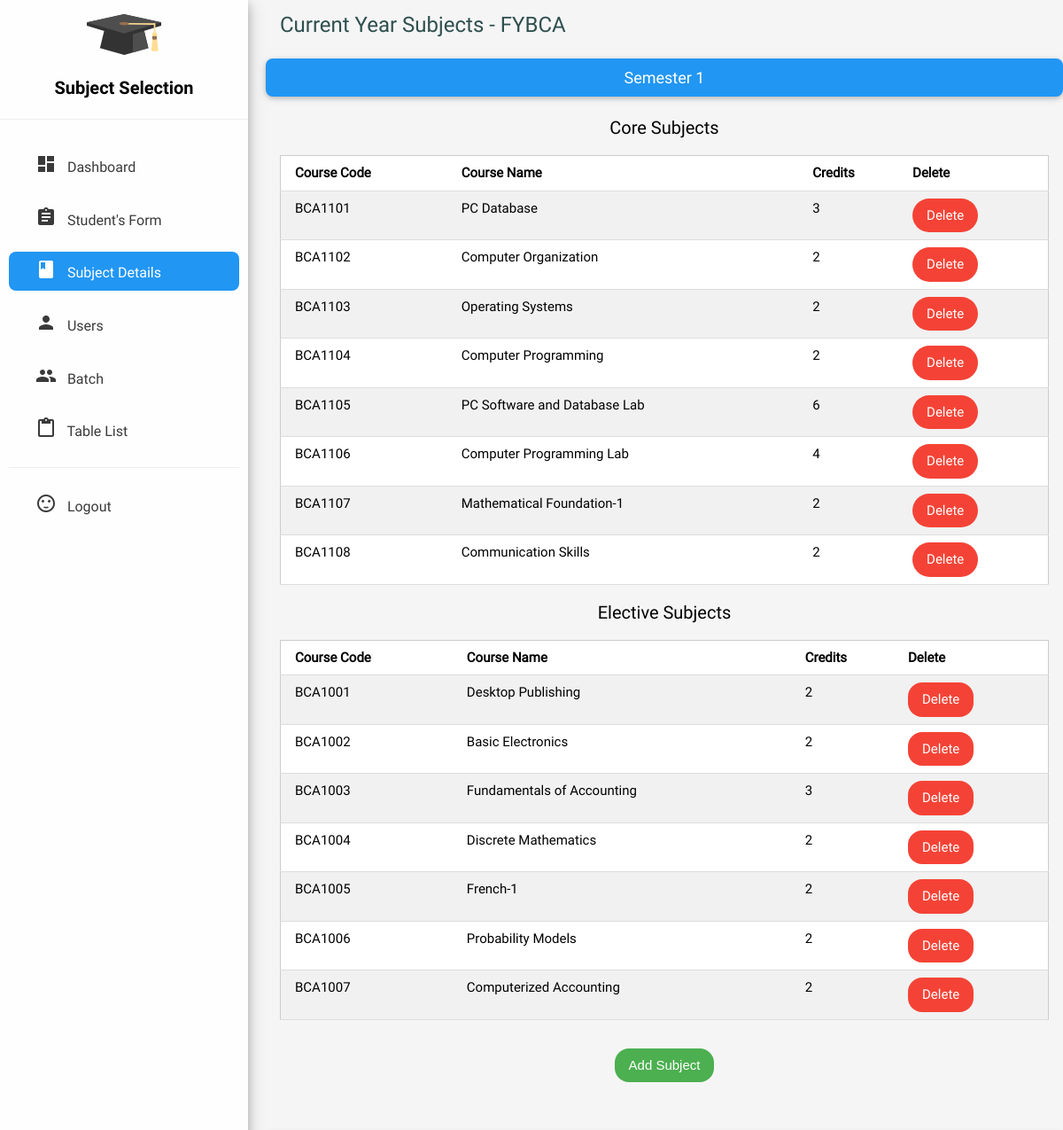
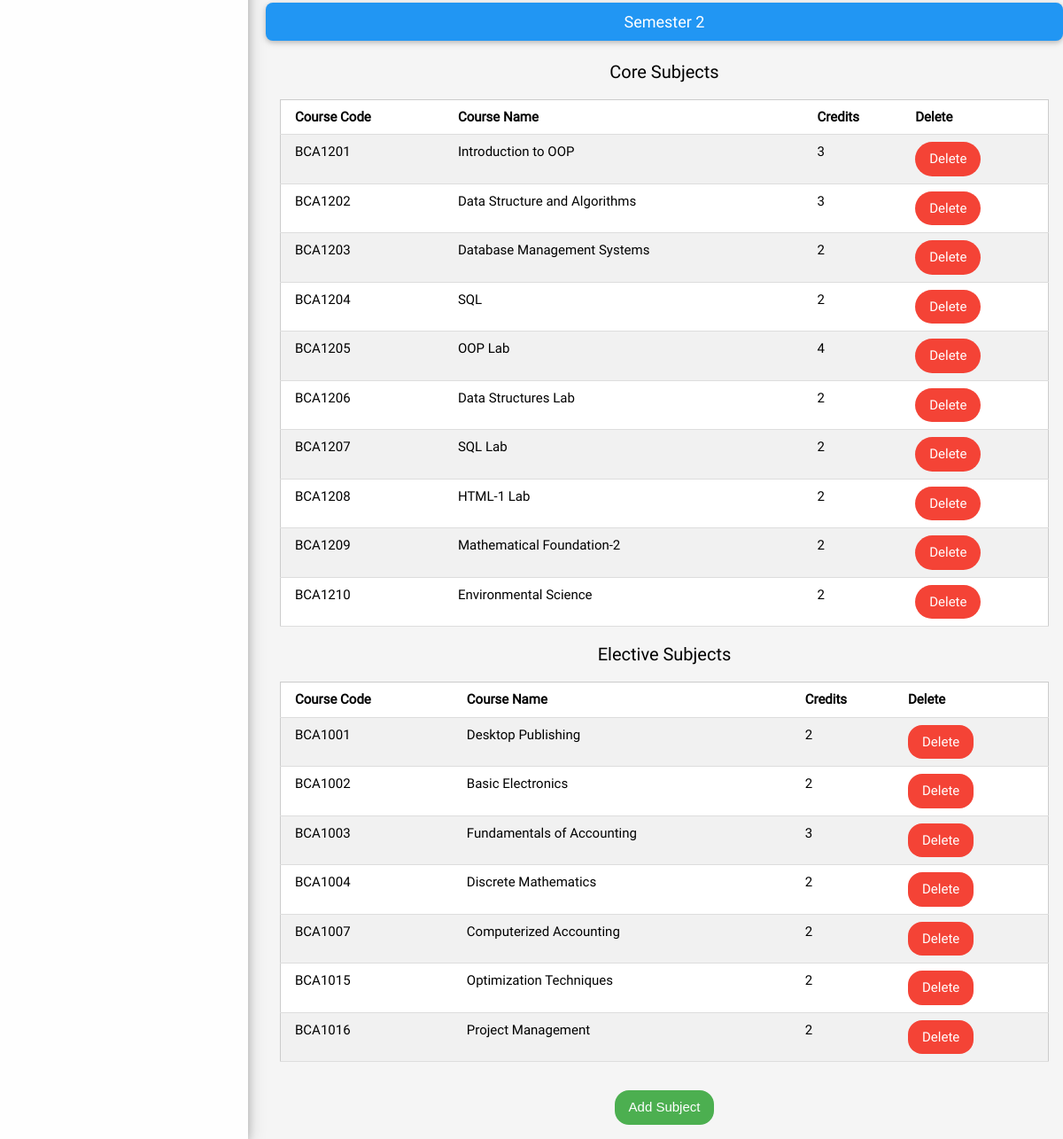
Page /admin/editSubjectsFYBCA.php (signed in) on the committed database (2 pictures, top to bottom).
### tables this page shows
CREATE TABLE `bcasubjectlist` (
  `course_code` varchar(8) NOT NULL COMMENT ' ',
  `course_name` varchar(50) NOT NULL,
  `credits` int(1) NOT NULL,
  `course_type` varchar(25) NOT NULL
);

### admin/editSubjectsFYBCA.php (the view, shortened to what this page needs)
<!DOCTYPE html>
<html>
    <link rel="stylesheet" href="../css/w3.css">
    <link rel="stylesheet" href="../css/materialfonts.css">
    <body style="background-color: #f5f5f5;" onload="document.getElementById('fh1').click();document.getElementById('fh2').click();">
            <div class="w3-sidebar w3-bar-block w3-collapse w3-card-4 " style="width:280px;background-color: #fefefe;" id="mySidebar">
                <div class="w3-center">
                  <img class="w3-image  w3-margin-top w3-centered" height="30%" width="30%" src="../images/hat.svg" alt="hat" />
                  <p class="w3-centered" style="font-family: robotobold;font-size: 20px;">Subject Selection</p>
                </div>
                <hr>
                <div class="w3-center" style="padding: 10px;">
                    <a href="AdminDashboard.php" class="w3-bar-item w3-button w3-hover-light-gray w3-round-large w3-margin-bottom w3-text-dark-grey" style="font-family: robotoregular;padding-left: 30px;font-size: 16px;" ><i class="material-icons">dashboard</i>&nbsp;&nbsp; Dashboard</a>
                    <a href="AdminStudentForm.php" class="w3-bar-item w3-button w3-hover-light-gray w3-round-large w3-margin-bottom w3-text-dark-grey" style="font-family: robotoregular;padding-left: 30px;font-size: 16px;"><i class="material-icons">assignment</i>&nbsp;&nbsp; Student's Form</a>
                    <a href="AdminSubjectDetails.php" class="w3-bar-item w3-button w3-hover-blue w3-round-large w3-margin-bottom w3-blue w3-text-white" style="font-family: robotoregular;padding-left: 30px;font-size: 16px;"><i class="material-icons">book</i>&nbsp;&nbsp; Subject Details</a>
                    <a href="Users.php" class="w3-bar-item w3-button w3-hover-light-gray w3-round-large w3-margin-bottom w3-text-dark-grey" style="font-family: robotoregular;padding-left: 30px;font-size: 16px;"><i class="material-icons">person</i>&nbsp;&nbsp; Users</a>
                    <a href="batch.php" class="w3-bar-item w3-button w3-hover-light-gray w3-round-large w3-margin-bottom w3-text-dark-grey" style="font-family: robotoregular;padding-left: 30px;font-size: 16px;"><i class="material-icons">group</i>&nbsp;&nbsp; Batch</a>
                    <a href="TableList.php" class="w3-bar-item w3-button w3-hover-light-gray w3-round-large w3-margin-bottom w3-text-dark-grey" style="font-family: robotoregular;padding-left: 30px;font-size: 16px;"><i class="material-icons">content_paste</i>&nbsp;&nbsp; Table List</a>
                    <hr>
                        <a href="logout.php" class="w3-bar-item w3-button w3-hover-light-gray w3-round-medium w3-margin-top w3-text-dark-grey" style="font-family: robotoregular;padding-left: 30px;font-size: 16px;float:bottom;"><i class="material-icons">sentiment_satisfied</i>&nbsp;&nbsp; Logout</a>
                </div>
            </div>
            <div class="w3-main" style="margin-left:300px">
                <div>
                  <div class="w3-container">
                      <h3 style="font-family: robotoregular;color: darkslategray">Current Year Subjects - FYBCA </h3>
                  </div>
                </div>
                <h5 class="w3-button w3-card w3-block w3-white w3-hover-blue w3-round-large" id="fh1" onclick="myFunction('Demo1')" style="font-family: robotoregular;">Semester 1</h5>
                <div id="Demo1" class="w3-hide w3-center w3-container">
                        <?php
                            include '../DBConnection.php';
                            $sql="SELECT * FROM `fsbca-i`";
                            $result = $conn->query($sql);
                            if ($result->num_rows > 0)
                            {
                                echo '<h4 style="font-family: robotoregular;">Core Subjects</h4>';
                                $sql="SELECT bcasubjectlist.course_code,bcasubjectlist.course_name,bcasubjectlist.credits FROM bcasubjectlist INNER JOIN `fsbca-i` ON bcasubjectlist.course_code=`fsbca-i`.course_code WHERE bcasubjectlist.course_type=\"fsbca1_core\" ORDER BY bcasubjectlist.course_code ";
                                $result = $conn->query($sql);
                                if ($result->num_rows > 0) {
                                    echo'<table  class="w3-table-all  w3-margin-bottom w3-margin-top">';
                                    echo'<tr style="font-family: robotoregular;"> <th>Course Code</th> <th>Course Name</th> <th>Credits</th> <th>Delete</th></tr>';
                                    while($row = $result->fetch_assoc()) {
                                        echo '<tr style="font-family: robotoregular;">';
                                        echo '<td>'.$row['course_code'].'</td>';
                                        echo '<td>'.$row['course_name'].'</td>';
                                        echo '<td>'.$row['credits'].'</td>';
                                        echo '<td><button type="button" name="delete" onclick="deleteSub(this);" class="w3-btn w3-red  w3-round-xxlarge" course_code='.$row['course_code'].' courseType="fsbca-i">Delete</button></td>';
                                        echo '</tr>';
                                    }
                                    echo"</table>";
                                }
                                else{
                                    echo'<p class="w3-text-red">No Core Subject has been set ! </p>';
                                }
                                echo '<h4 style="font-family: robotoregular;">Elective Subjects</h4>';
                                $sql="SELECT bcasubjectlist.course_code,bcasubjectlist.course_name,bcasubjectlist.credits FROM bcasubjectlist INNER JOIN `fsbca-i` ON bcasubjectlist.course_code=`fsbca-i`.course_code WHERE bcasubjectlist.course_type=\"elective\" ORDER BY bcasubjectlist.course_code ";
                                $result = $conn->query($sql);
                                if ($result->num_rows > 0) {
                                    echo'<table  class="w3-table-all  w3-margin-bottom w3-margin-top">';
                                    echo'<tr style="font-family: robotoregular;"> <th>Course Code</th> <th>Course Name</th> <th>Credits</th>  <th>Delete</th></tr>';
                                    while($row = $result->fetch_assoc()) {
                                        echo '<tr style="font-family: robotoregular;">';
                                        echo '<td>'.$row['course_code'].'</td>';
                                        echo '<td>'.$row['course_name'].'</td>';
                                        echo '<td>'.$row['credits'].'</td>';
                                        echo '<td><button type="button" name="delete" onclick="deleteSub(this);" class="w3-btn w3-red  w3-round-xlarge" course_code='.$row['course_code'].' courseType="fsbca-i">Delete</button></td>';
                                        echo '</tr>';
                                    }
                                    echo"</table>";
                                }
                                else{
                                    echo'<p class="w3-text-red">No Elective Subject has been set ! </p>';
                                }
                            }
                            else {
                                echo'<p class="w3-text-red">No Subject has been set ! </p>';
                            }
                        ?>
                    <div>
                            <button class="w3-btn w3-green w3-round-xlarge w3-margin" onclick="document.getElementById('adds1').style.display='block'">Add Subject</button>
                        </div>
                    </div>
                <h5 class="w3-button w3-card w3-block w3-white w3-hover-blue w3-round-large" id="fh2" onclick="myFunction('Demo2')" style="font-family: robotoregular;margin-top: 40px;">Semester 2</h5>
                <div id="Demo2" class="w3-hide w3-center w3-container">
                        <?php
                            include '../DBConnection.php';
                            $sql="SELECT * FROM `fsbca-ii`";
                            $result = $conn->query($sql);
                            if ($result->num_rows > 0)
                            {
                                echo '<h4 style="font-family: robotoregular;">Core Subjects</h4>';
                                $sql="SELECT bcasubjectlist.course_code,bcasubjectlist.course_name,bcasubjectlist.credits FROM bcasubjectlist INNER JOIN `fsbca-ii` ON bcasubjectlist.course_code=`fsbca-ii`.course_code WHERE bcasubjectlist.course_type=\"fsbca2_core\" ORDER BY bcasubjectlist.course_code ";
                                $result = $conn->query($sql);
                                if ($result->num_rows > 0) {
                                    echo'<table  class="w3-table-all w3-margin-bottom w3-margin-top">';
                                    echo'<tr style="font-family: robotoregular;"> <th>Course Code</th> <th>Course Name</th> <th>Credits</th>  <th>Delete</th></tr>';
                                    while($row = $result->fetch_assoc()) {
                                        echo '<tr style="font-family: robotoregular;">';
                                        echo '<td>'.$row['course_code'].'</td>';
                                        echo '<td>'.$row['course_name'].'</td>';
                                        echo '<td>'.$row['credits'].'</td>';
                                        echo '<td><button type="button" name="delete" onclick="deleteSub(this);" class="w3-btn w3-red  w3-round-xxlarge" course_code='.$row['course_code'].' courseType="fsbca-ii">Delete</button></td>';
                                        echo '</tr>';
                                    }
                                    echo"</table>";
                                }
                                else{
                                    echo'<p class="w3-text-red">No Core Subject has been set ! </p>';
                                }
                                echo '<h4 style="font-family: robotoregular;">Elective Subjects</h4>';
                                $sql="SELECT bcasubjectlist.course_code,bcasubjectlist.course_name,bcasubjectlist.credits FROM bcasubjectlist INNER JOIN `fsbca-ii` ON bcasubjectlist.course_code=`fsbca-ii`.course_code WHERE bcasubjectlist.course_type=\"elective\" ORDER BY bcasubjectlist.course_code ";
                                $result = $conn->query($sql);
                                if ($result->num_rows > 0) {
                                    echo'<table  class="w3-table-all w3-margin-bottom w3-margin-top">';
                                    echo'<tr style="font-family: robotoregular;"> <th>Course Code</th> <th>Course Name</th> <th>Credits</th>  <th>Delete</th></tr>';
                                    while($row = $result->fetch_assoc()) {
                                        echo '<tr style="font-family: robotoregular;">';
                                        echo '<td>'.$row['course_code'].'</td>';
                                        echo '<td>'.$row['course_name'].'</td>';
                                        echo '<td>'.$row['credits'].'</td>';
                                        echo '<td><button type="button" name="delete" onclick="deleteSub(this);" class="w3-btn w3-red  w3-round-xlarge" course_code='.$row['course_code'].' courseType="fsbca-ii">Delete</button></td>';
                                        echo '</tr>';
                                    }
                                    echo"</table>";
                                }
                                else{
                                    echo'<p class="w3-text-red">No Elective Subject has been set ! </p>';
                                }
                            }
                            else {
                                echo'<p class="w3-text-red">No Subject has been set ! </p>';
                            }
                        ?>
                            <div>
                            <button class="w3-btn w3-green w3-round-xlarge w3-margin" onclick="document.getElementById('adds2').style.display='block'">Add Subject</button>
                        </div>
                    </div>
            </div>
</body>
</html>

### css/w3.css (style rules this page uses)
html { box-sizing:border-box }
*,*:before,*:after { box-sizing:inherit }
html { -ms-text-size-adjust:100%;-webkit-text-size-adjust:100% }
body { margin:0 }
a { background-color:transparent;-webkit-text-decoration-skip:objects }
img { border-style:none }
hr { box-sizing:content-box;height:0;overflow:visible }
button,input,select,textarea { font:inherit;margin:0 }
button,input { overflow:visible }
button,select { text-transform:none }
button,html [type=button],[type=reset],[type=submit] { -webkit-appearance:button }
html,body { font-family:Verdana,sans-serif;font-size:15px;line-height:1.5 }
html { overflow-x:hidden }
h3 { font-size:24px }
h4 { font-size:20px }
h5 { font-size:18px }
h1,h2,h3,h4,h5,h6 { font-family:"Segoe UI",Arial,sans-serif;font-weight:400;margin:10px 0 }
hr { border:0;border-top:1px solid #eee;margin:20px 0 }
.w3-image { max-width:100%;height:auto }
img { margin-bottom:-5px }
a { color:inherit }
.w3-table,.w3-table-all { border-collapse:collapse;border-spacing:0;width:100%;display:table }
.w3-table-all { border:1px solid #ccc }
.w3-bordered tr,.w3-table-all tr { border-bottom:1px solid #ddd }
.w3-table-all tr:nth-child(odd) { background-color:#fff }
.w3-table-all tr:nth-child(even) { background-color:#f1f1f1 }
.w3-table td,.w3-table th,.w3-table-all td,.w3-table-all th { padding:8px 8px;display:table-cell;text-align:left;vertical-align:top }
.w3-table th:first-child,.w3-table td:first-child,.w3-table-all th:first-child,.w3-table-all td:first-child { padding-left:16px }
.w3-btn,.w3-button { border:none;display:inline-block;outline:0;padding:8px 16px;vertical-align:middle;overflow:hidden;text-decoration:none;color:inherit;background-color:inherit;text-align:center;cursor:pointer;white-space:nowrap }
.w3-btn,.w3-button { -webkit-touch-callout:none;-webkit-user-select:none;-khtml-user-select:none;-moz-user-select:none;-ms-user-select:none;user-select:none }
.w3-sidebar { height:100%;width:200px;background-color:#fff;position:fixed!important;z-index:1;overflow:auto }
.w3-main,#main { transition:margin-left .4s }
.w3-bar-block .w3-bar-item { width:100%;display:block;padding:8px 16px;text-align:left;border:none;outline:none;white-space:normal;float:none }
.w3-block { display:block;width:100% }
.w3-container:after,.w3-container:before,.w3-panel:after,.w3-panel:before,.w3-row:after,.w3-row:before,.w3-row-padding:after,.w3-row-padding:before, .w3-cell-row:before,.w3-cell-row:after,.w3-clear:after,.w3-clear:before,.w3-bar:before,.w3-bar:after { content:"";display:table;clear:both }
.w3-hide { display:none!important }
.w3-show-block,.w3-show { display:block!important }
@media (min-width:993px) { .w3-sidebar.w3-collapse { display:block!important } }
.w3-round,.w3-round-medium { border-radius:4px }
.w3-round-large { border-radius:8px }
.w3-round-xlarge { border-radius:16px }
.w3-round-xxlarge { border-radius:32px }
.w3-container,.w3-panel { padding:0.01em 16px }
.w3-card,.w3-card-2 { box-shadow:0 2px 5px 0 rgba(0,0,0,0.16),0 2px 10px 0 rgba(0,0,0,0.12) }
.w3-card-4,.w3-hover-shadow:hover { box-shadow:0 4px 10px 0 rgba(0,0,0,0.2),0 4px 20px 0 rgba(0,0,0,0.19) }
.w3-center { text-align:center!important }
.w3-margin { margin:16px!important }
.w3-margin-top { margin-top:16px!important }
.w3-margin-bottom { margin-bottom:16px!important }
.w3-blue,.w3-hover-blue:hover { color:#fff!important;background-color:#2196F3!important }
.w3-green,.w3-hover-green:hover { color:#fff!important;background-color:#4CAF50!important }
.w3-red,.w3-hover-red:hover { color:#fff!important;background-color:#f44336!important }
.w3-text-white,.w3-hover-text-white:hover { color:#fff!important }
.w3-text-dark-grey,.w3-hover-text-dark-grey:hover,.w3-text-dark-gray,.w3-hover-text-dark-gray:hover { color:#3a3a3a!important }

### admin/editSubjectsFYBCA.php (style rules this page uses)
.material-icons { vertical-align:-14% }

### rows in the picture
bcasubjectlist: course_code "BCA1101", course_name "PC Database", credits "3"
bcasubjectlist: course_code "BCA1102", course_name "Computer Organization", credits "2"
bcasubjectlist: course_code "BCA1103", course_name "Operating Systems", credits "2"
bcasubjectlist: course_code "BCA1104", course_name "Computer Programming", credits "2"
bcasubjectlist: course_code "BCA1105", course_name "PC Software and Database Lab", credits "6"
bcasubjectlist: course_code "BCA1106", course_name "Computer Programming Lab", credits "4"
bcasubjectlist: course_code "BCA1107", course_name "Mathematical Foundation-1", credits "2"
bcasubjectlist: course_code "BCA1108", course_name "Communication Skills", credits "2"
bcasubjectlist: course_code "BCA1001", course_name "Desktop Publishing", credits "2"
bcasubjectlist: course_code "BCA1002", course_name "Basic Electronics", credits "2"
bcasubjectlist: course_code "BCA1003", course_name "Fundamentals of Accounting", credits "3"
bcasubjectlist: course_code "BCA1004", course_name "Discrete Mathematics", credits "2"
bcasubjectlist: course_code "BCA1005", course_name "French-1", credits "2"
bcasubjectlist: course_code "BCA1006", course_name "Probability Models", credits "2"
bcasubjectlist: course_code "BCA1007", course_name "Computerized Accounting", credits "2"
bcasubjectlist: course_code "BCA1201", course_name "Introduction to OOP", credits "3"
bcasubjectlist: course_code "BCA1202", course_name "Data Structure and Algorithms", credits "3"
bcasubjectlist: course_code "BCA1203", course_name "Database Management Systems", credits "2"
bcasubjectlist: course_code "BCA1204", course_name "SQL", credits "2"
bcasubjectlist: course_code "BCA1205", course_name "OOP Lab", credits "4"
bcasubjectlist: course_code "BCA1206", course_name "Data Structures Lab", credits "2"
bcasubjectlist: course_code "BCA1207", course_name "SQL Lab", credits "2"
bcasubjectlist: course_code "BCA1208", course_name "HTML-1 Lab", credits "2"
bcasubjectlist: course_code "BCA1209", course_name "Mathematical Foundation-2", credits "2"
bcasubjectlist: course_code "BCA1210", course_name "Environmental Science", credits "2"
bcasubjectlist: course_code "BCA1015", course_name "Optimization Techniques", credits "2"
bcasubjectlist: course_code "BCA1016", course_name "Project Management", credits "2"
